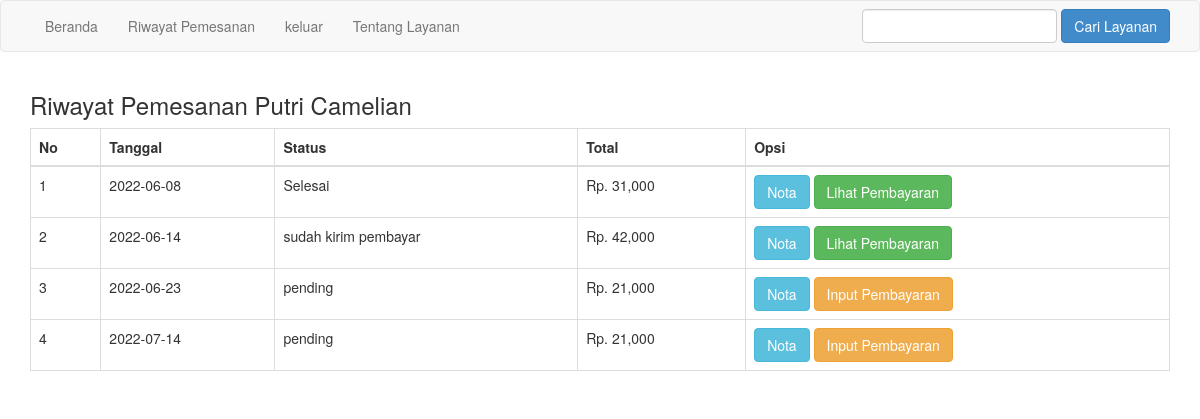
Page /riwayat.php (signed in) on the committed database.
### tables this page shows
CREATE TABLE `pembelian` (
  `id_pembelian` int(11) NOT NULL,
  `id_pelanggan` int(11) NOT NULL,
  `id_ongkir` int(11) NOT NULL,
  `tanggal_pembelian` date NOT NULL,
  `total_pembelian` int(11) NOT NULL,
  `jarak` varchar(20) NOT NULL,
  `tarif` int(11) NOT NULL,
  `alamat_pengiriman` text NOT NULL,
  `status_pembelian` varchar(20) NOT NULL DEFAULT 'pending'
);

### riwayat.php (the view, shortened to what this page needs)
<?php
include 'koneksi.php';
?>
<!DOCTYPE html>
<html>
    <head>
        <link rel="stylesheet" href="admin/assets/css/bootstrap.css">
    </head>
    <body>
    <?php include 'menu.php'; ?>
    <section class="riwayat">
        <div class="container">
            <h3> Riwayat Pemesanan <?php echo $_SESSION["pelanggan"]["nama_pelanggan"] ?></h3>
            <table class="table table-bordered">
                <thead>
                    <tr>
                        <th>No</th>
                        <th>Tanggal</th>
                        <th>Status</th>
                        <th>Total</th>
                        <th>Opsi</th>
                    </tr>
                </thead>
                <tbody>
                    <?php
                    $nomor=1;
                    $id_pelanggan = $_SESSION["pelanggan"]["id_pelanggan"];
                    $ambil = $koneksi->query("SELECT * FROM pembelian WHERE id_pelanggan='$id_pelanggan' ");
                    while($pecah = $ambil->fetch_assoc()){
                    ?>
                    <tr>
                        <td><?php echo $nomor; ?></td>
                        <td><?php echo $pecah["tanggal_pembelian"] ?></td>
                        <td><?php echo $pecah["status_pembelian"] ?></td>
                        <td>Rp. <?php echo number_format($pecah["total_pembelian"]) ?></td>
                        <td>
                            <a href="nota.php?id=<?php echo $pecah["id_pembelian"] ?>" class="btn btn-info">Nota</a>
                            <?php if ($pecah['status_pembelian']=="pending"): ?>
                            <a href="pembayaran.php?id=<?php echo $pecah["id_pembelian"] ?>" class="btn btn-warning"> Input Pembayaran</a>
                            <?php else: ?>
                            <a href="lihat_pembayaran.php?id=<?php echo $pecah["id_pembelian"] ?>" class="btn btn-success"> Lihat Pembayaran</a>
                            <?php endif ?>
                        </td>
                    </tr>
                    <?php $nomor++; ?>
                    <?php } ?>
                </tbody>
            </table>
        </div>
    </section>
</body>
</html>

### rows in the picture
pembelian: tanggal_pembelian "2022-06-08", status_pembelian "Selesai", total_pembelian "31,000"
pembelian: tanggal_pembelian "2022-06-14", status_pembelian "sudah kirim pembayar", total_pembelian "42,000"
pembelian: tanggal_pembelian "2022-06-23", status_pembelian "pending", total_pembelian "21,000"
pembelian: tanggal_pembelian "2022-07-14", status_pembelian "pending", total_pembelian "21,000"

### other values in the picture
$_SESSION["pelanggan"]["nama_pelanggan"] "Putri Camelian"
